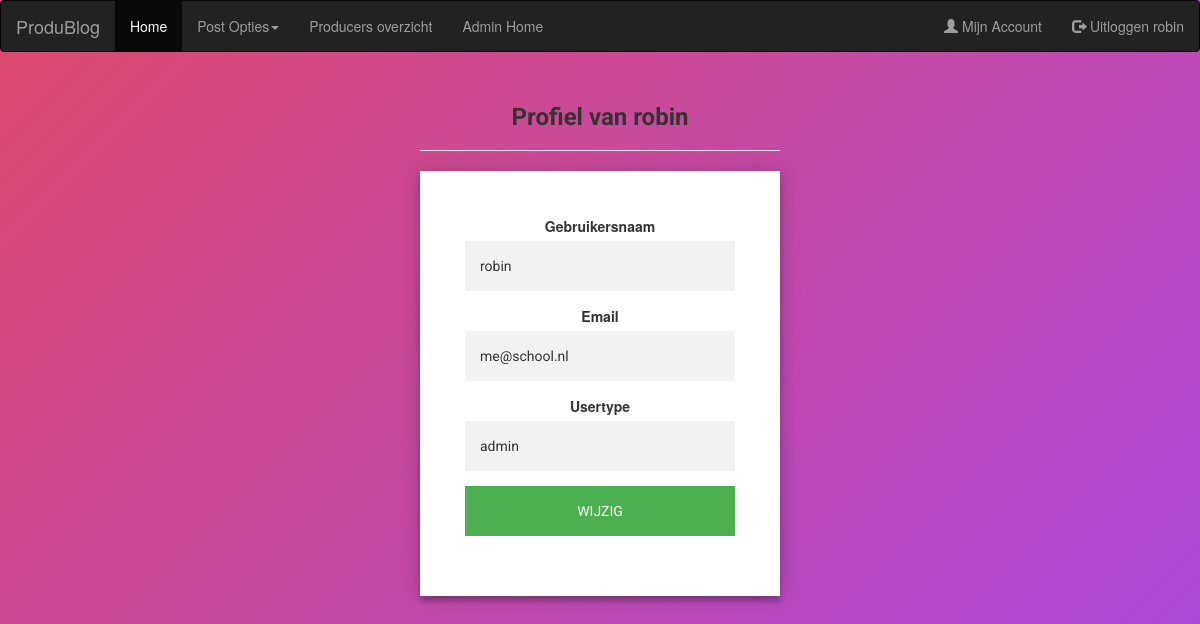
Screenshot of /Produblog/mijnaccount.php (signed in) with the database file from the repository.
### tables this page shows
CREATE TABLE `users` (
  `idUsers` int(11) NOT NULL,
  `username` varchar(255) DEFAULT NULL,
  `password` varchar(255) DEFAULT NULL,
  `usertype` varchar(32) DEFAULT NULL,
  `email` varchar(255) DEFAULT NULL,
  `date` date DEFAULT NULL
);

### Produblog/assets/includes/include.php (called while the page is built, shortened)
<?php
  require_once('header.php');
  require_once('functions/functions.php');
  ?>

### Produblog/assets/includes/functions/functions.php (called while the page is built, shortened)
<?php
function getProfile($id = null){
$input_parameters = array();
$con = getDBConnection();
$sql = "SELECT * FROM users";
if($id != null ){
$sql .= " WHERE idUsers=? ";
array_push($input_parameters , $id);
}
$stmt = $con->prepare($sql);
$stmt->execute($input_parameters);
return $id != null ? $stmt->fetch() : $stmt->fetchAll();
}
function html($text){
    return htmlspecialchars($text, ENT_QUOTES | ENT_SUBSTITUTE, 'UTF-8');
}
?>

### Produblog/mijnaccount.php (the view)
<?php
require_once('assets/includes/include.php');
    if(isset($_SESSION['email'])){
    $gebruiker = getProfile($_SESSION['idUsers']);
        echo"<div class='mijnaccount-page'>
                <h3 class='font' >Profiel van ".html($gebruiker->username)."</h3>
                <hr class='hr'>
                <div class='form'>
                    <form class='register-form' method='POST' action='ac_user.php'>
                        <div class='caption loginText'>
                            <label>Gebruikersnaam</label>
                            <input class='form__field' name='username' value='".html($gebruiker->username)."' >
                            </br>
                            <label>Email</label>
                            <input class='form__field' name='email' value='".html($gebruiker->email)."'>
                            </br>
                            <label>Usertype</label>
                            <input class='form__field' name='usertype' value='".html($gebruiker->usertype)."' readonly>
                            </br>
                            <input class='insert_btn' type='submit' value='Wijzig'  name='Update'>
                        </div>
                    </form>
                </div>
            </div>";
    }else{
        echo"<h3 class='loginText'><a class='loginText' href='login.php'>Log-in</a> or <a class='loginText' href='register.php'>sign-up</a></h3>";
    }
?>
<?php include_once('assets/includes/footer.php'); ?>

### Produblog/assets/includes/header.php (shortened to what this page needs)
<!DOCTYPE html>
<html lang="en">
<head>
  <link rel="stylesheet" href="assets/css/style.css">
  <link rel="stylesheet" href="https://maxcdn.bootstrapcdn.com/bootstrap/3.4.1/css/bootstrap.min.css">
</head>
<nav class="navbar navbar-inverse">
<?php
	$con = getDBConnection();
		if(isset($_SESSION['idUsers'])){
			$query = "SELECT idUsers, username, email, usertype FROM users WHERE idUsers = :idUsers";
			$user =  $con->prepare($query);
			$user->bindValue(':idUsers', $_SESSION['idUsers']);
			$user->execute();
			$result = $user->fetch(PDO::FETCH_ASSOC);
			echo"
			  <div class='container-fluid'>
				<div class='navbar-header'>
				  <a class='navbar-brand' href='home.php'>ProduBlog</a>
				</div>
				<ul class='nav navbar-nav'>
				  <li class='active'><a href='home.php'>Home</a></li>
			";
			if(isset($_SESSION['usertype']) && ( ($_SESSION['usertype'] == 'producer')  or ($_SESSION['usertype'] == 'admin') ) ){
				echo"  <li class='dropdown'><a class='dropdown-toggle' data-toggle='dropdown' href='#''>Post Opties<span class='caret'></span></a>
					<ul class='dropdown-menu'>
				  <li><a href='mijnposts.php?id=".$_SESSION['idUsers']."'>Mijn Posts</a></li>
				  <li><a href='producer_posts_create.php'>Creëer Post</a></li>
				  </ul>
				  </li>
				";
			  }
			  echo"
				  <li><a href='produceroverzicht.php'>Producers overzicht</a></li>
			";
			  if(isset($_SESSION['usertype']) && $_SESSION['usertype'] == 'admin'){
				echo "  <li><a href='admin_home.php'>Admin Home</a></li> ";
			  }
			echo"
				</ul>
					<ul class='nav navbar-nav navbar-right'>
						<li><a href='mijnaccount.php'><span class='glyphicon glyphicon-user'></span> Mijn Account</a></li>
						<li><a href='logout.php'><span class='glyphicon glyphicon-log-out'></span> Uitloggen ".$result['username']."</a></li>
					</ul>
			</div>
			";
		}
?>
</nav>
<body>

### Produblog/assets/css/style.css (style rules this page uses)
* { margin: 0px; padding: 0px; }
body { background-image: url("../assets/images/produbg.jpg"); font-size: 120%; background: rgb(222,73,109); background: -moz-linear-gradient(-45deg, rgba(222,73,109,1) 0%, rgba(171,73,222,1) 100%); background: -webkit-gradient(linear, left top, right bottom, color-stop(0%,rgba(222,73,109,1)), color-stop(100%,rgba(171,73,222,1))); background: -webkit-linear-gradient(-45deg, rgba(222,73,109,1) 0%,rgba(171,73,222,1) 100%); background: -o-linear-gradient(-45deg, rgba(222,73,109,1) 0%,rgba(171,73,222,1) 100%); background: -ms-linear-gradient(-45deg, rgba(222,73,109,1) 0%,rgba(171,73,222,1) 100%); background: linear-gradient(135deg, rgba(222,73,109,1) 0%,rgba(171,73,222,1) 100%); font-family: "Roboto", sans-serif; -webkit-font-smoothing: antialiased; -moz-osx-font-smoothing: grayscale; }
.mijnaccount-page { width: 360px; padding: 1% 0 0; margin: auto; }
.form { position: relative; z-index: 1; background: #FFFFFF; max-width: 360px; margin: 0 auto 100px; padding: 45px; text-align: center; box-shadow: 0 0 20px 0 rgba(0, 0, 0, 0.2), 0 5px 5px 0 rgba(0, 0, 0, 0.24); }
.form input, select { font-family: "Roboto", sans-serif; outline: 0; background: #f2f2f2; width: 100%; border: 0; margin: 0 0 15px; padding: 15px; box-sizing: border-box; font-size: 14px; }
.form .insert_btn { font-family: "Roboto", sans-serif; text-transform: uppercase; outline: 0; background: #4CAF50; width: 100%; border: 0; padding: 15px; color: #FFFFFF; font-size: 14px; -webkit-transition: all 0.3 ease; transition: all 0.3 ease; cursor: pointer; }
.font { text-align: center; font-family: "Roboto", sans-serif; font-weight: bold; }

### rows the page displays
users: username "robin", email "me@school.nl", usertype "admin"
